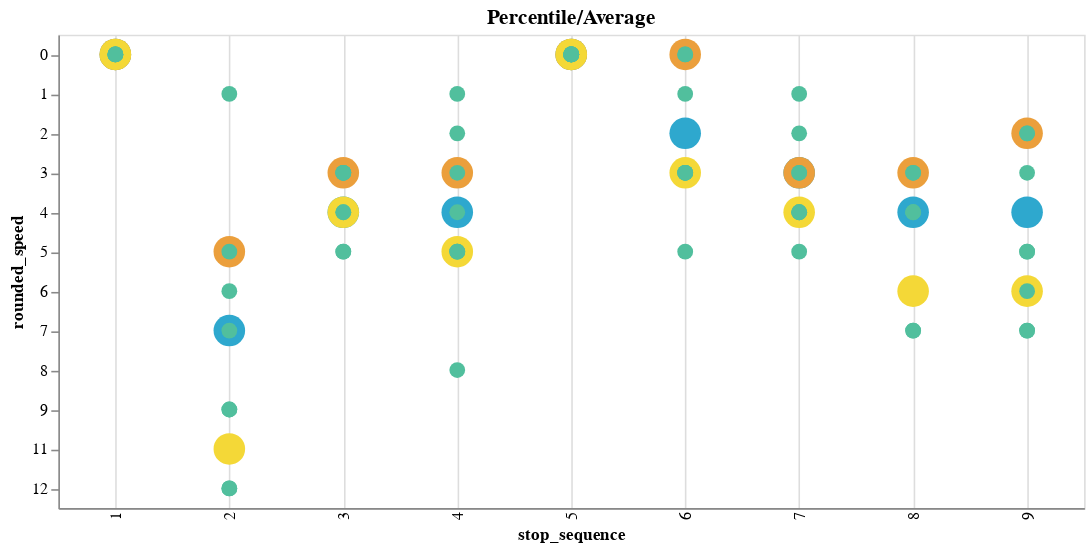

Notebook code for this chart:
### Code cell
chart1 + chart4

### Figure 1 — Vega-Lite specification as saved in the notebook (floating-point values rounded to 4 significant figures)
{"config": {"view": {"continuousWidth": 400, "continuousHeight": 300}}, "layer": [{"data": {"name": "data-eb4053f4c5ff11acdfc5792dffcd6484"}, "mark": {"type": "circle", "opacity": 1, "size": 400}, "encoding": {"color": {"field": "variable", "legend": null, "scale": {"range": ["#2EA8CE", "#EB9F3C", "#F4D837", "#51BF9D", "#8CBCCB", "#9487C0"]}, "type": "nominal"}, "tooltip": [{"field": "_gtfs_dataset_name", "type": "nominal"}, {"field": "shape_array_key", "type": "nominal"}, {"field": "trip_id", "type": "nominal"}, {"field": "stop_sequence", "type": "quantitative"}, {"field": "gtfs_dataset_key", "type": "nominal"}, {"field": "loop_or_inlining", "type": "quantitative"}, {"field": "n_trips", "type": "quantitative"}, {"field": "variable", "type": "nominal"}, {"field": "speed", "type": "quantitative"}, {"field": "rounded_speed", "type": "quantitative"}], "x": {"axis": {"grid": true, "ticks": false}, "field": "stop_sequence", "sort": "ascending", "type": "ordinal"}, "y": {"field": "rounded_speed", "type": "nominal"}}, "height": 300, "title": "Percentile/Average", "transform": [{"window": [{"op": "rank", "field": "", "as": "id"}], "groupby": ["variable"]}], "width": 650}, {"data": {"name": "data-781272622b392a2af105bf9f8b8cb566"}, "mark": {"type": "circle", "opacity": 1, "size": 100}, "encoding": {"color": {"field": "variable", "legend": null, "scale": {"range": ["#2EA8CE", "#EB9F3C", "#F4D837", "#51BF9D", "#8CBCCB", "#9487C0"]}, "type": "nominal"}, "tooltip": [{"field": "_gtfs_dataset_name", "type": "nominal"}, {"field": "shape_array_key", "type": "nominal"}, {"field": "trip_id", "type": "nominal"}, {"field": "stop_sequence", "type": "quantitative"}, {"field": "gtfs_dataset_key", "type": "nominal"}, {"field": "loop_or_inlining", "type": "quantitative"}, {"field": "n_trips", "type": "quantitative"}, {"field": "variable", "type": "nominal"}, {"field": "speed", "type": "quantitative"}, {"field": "rounded_speed", "type": "quantitative"}], "x": {"axis": {"grid": true, "ticks": false}, "field": "stop_sequence", "sort": "ascending", "type": "ordinal"}, "y": {"field": "rounded_speed", "type": "nominal"}}, "height": 300, "title": "Speed per Trip", "transform": [{"window": [{"op": "rank", "field": "", "as": "id"}], "groupby": ["variable"]}], "width": 650}], "$schema": "https://vega.github.io/schema/vega-lite/v4.17.0.json", "datasets": {"data-eb4053f4c5ff11acdfc5792dffcd6484": [{"_gtfs_dataset_name": "Anaheim Resort VehiclePositions", "shape_array_key": "29d2bbdbeaec1d6888800f85bebf6e33", "trip_id": "aa6a03fe-f119-44a5-8976-2ad77ceeb89f:4", "stop_sequence": 1, "gtfs_dataset_key": "1051e067d18a76b0a79789f051d5c22b", "loop_or_inlining": 1, "n_trips": 8, "variable": "avg_speed_mph", "speed": 0.0, "rounded_speed": 0}, {"_gtfs_dataset_name": "Anaheim Resort VehiclePositions", "shape_array_key": "29d2bbdbeaec1d6888800f85bebf6e33", "trip_id": "aa6a03fe-f119-44a5-8976-2ad77ceeb89f:4", "stop_sequence": 2, "gtfs_dataset_key": "1051e067d18a76b0a79789f051d5c22b", "loop_or_inlining": 1, "n_trips": 8, "variable": "avg_speed_mph", "speed": 7.99, "rounded_speed": 7}, {"_gtfs_dataset_name": "Anaheim Resort VehiclePositions", "shape_array_key": "29d2bbdbeaec1d6888800f85bebf6e33", "trip_id": "aa6a03fe-f119-44a5-8976-2ad77ceeb89f:8", "stop_sequence": 3, "gtfs_dataset_key": "1051e067d18a76b0a79789f051d5c22b", "loop_or_inlining": 1, "n_trips": 8, "variable": "avg_speed_mph", "speed": 4.21, "rounded_speed": 4}, {"_gtfs_dataset_name": "Anaheim Resort VehiclePositions", "shape_array_key": "29d2bbdbeaec1d6888800f85bebf6e33", "trip_id": "aa6a03fe-f119-44a5-8976-2ad77ceeb89f:3", "stop_sequence": 4, "gtfs_dataset_key": "1051e067d18a76b0a79789f051d5c22b", "loop_or_inlining": 1, "n_trips": 8, "variable": "avg_speed_mph", "speed": 4.81, "rounded_speed": 4}, {"_gtfs_dataset_name": "Anaheim Resort VehiclePositions", "shape_array_key": "29d2bbdbeaec1d6888800f85bebf6e33", "trip_id": "aa6a03fe-f119-44a5-8976-2ad77ceeb89f:5", "stop_sequence": 5, "gtfs_dataset_key": "1051e067d18a76b0a79789f051d5c22b", "loop_or_inlining": 1, "n_trips": 8, "variable": "avg_speed_mph", "speed": 0.61, "rounded_speed": 0}, {"_gtfs_dataset_name": "Anaheim Resort VehiclePositions", "shape_array_key": "29d2bbdbeaec1d6888800f85bebf6e33", "trip_id": "aa6a03fe-f119-44a5-8976-2ad77ceeb89f:1", "stop_sequence": 6, "gtfs_dataset_key": "1051e067d18a76b0a79789f051d5c22b", "loop_or_inlining": 1, "n_trips": 8, "variable": "avg_speed_mph", "speed": 2.46, "rounded_speed": 2}, {"_gtfs_dataset_name": "Anaheim Resort VehiclePositions", "shape_array_key": "29d2bbdbeaec1d6888800f85bebf6e33", "trip_id": "aa6a03fe-f119-44a5-8976-2ad77ceeb89f:4", "stop_sequence": 7, "gtfs_dataset_key": "1051e067d18a76b0a79789f051d5c22b", "loop_or_inlining": 1, "n_trips": 8, "variable": "avg_speed_mph", "speed": 3.82, "rounded_speed": 3}, {"_gtfs_dataset_name": "Anaheim Resort VehiclePositions", "shape_array_key": "29d2bbdbeaec1d6888800f85bebf6e33", "trip_id": "aa6a03fe-f119-44a5-8976-2ad77ceeb89f:5", "stop_sequence": 8, "gtfs_dataset_key": "1051e067d18a76b0a79789f051d5c22b", "loop_or_inlining": 1, "n_trips": 8, "variable": "avg_speed_mph", "speed": 4.91, "rounded_speed": 4}, {"_gtfs_dataset_name": "Anaheim Resort VehiclePositions", "shape_array_key": "29d2bbdbeaec1d6888800f85bebf6e33", "trip_id": "aa6a03fe-f119-44a5-8976-2ad77ceeb89f:5", "stop_sequence": 9, "gtfs_dataset_key": "1051e067d18a76b0a79789f051d5c22b", "loop_or_inlining": 1, "n_trips": 8, "variable": "avg_speed_mph", "speed": 4.96, "rounded_speed": 4}, {"_gtfs_dataset_name": "Anaheim Resort VehiclePositions", "shape_array_key": "29d2bbdbeaec1d6888800f85bebf6e33", "trip_id": "aa6a03fe-f119-44a5-8976-2ad77ceeb89f:4", "stop_sequence": 1, "gtfs_dataset_key": "1051e067d18a76b0a79789f051d5c22b", "loop_or_inlining": 1, "n_trips": 8, "variable": "p20_speed_mph", "speed": 0.0, "rounded_speed": 0}, {"_gtfs_dataset_name": "Anaheim Resort VehiclePositions", "shape_array_key": "29d2bbdbeaec1d6888800f85bebf6e33", "trip_id": "aa6a03fe-f119-44a5-8976-2ad77ceeb89f:4", "stop_sequence": 2, "gtfs_dataset_key": "1051e067d18a76b0a79789f051d5c22b", "loop_or_inlining": 1, "n_trips": 8, "variable": "p20_speed_mph", "speed": 5.99, "rounded_speed": 5}, {"_gtfs_dataset_name": "Anaheim Resort VehiclePositions", "shape_array_key": "29d2bbdbeaec1d6888800f85bebf6e33", "trip_id": "aa6a03fe-f119-44a5-8976-2ad77ceeb89f:8", "stop_sequence": 3, "gtfs_dataset_key": "1051e067d18a76b0a79789f051d5c22b", "loop_or_inlining": 1, "n_trips": 8, "variable": "p20_speed_mph", "speed": 3.73, "rounded_speed": 3}, {"_gtfs_dataset_name": "Anaheim Resort VehiclePositions", "shape_array_key": "29d2bbdbeaec1d6888800f85bebf6e33", "trip_id": "aa6a03fe-f119-44a5-8976-2ad77ceeb89f:3", "stop_sequence": 4, "gtfs_dataset_key": "1051e067d18a76b0a79789f051d5c22b", "loop_or_inlining": 1, "n_trips": 8, "variable": "p20_speed_mph", "speed": 3.2, "rounded_speed": 3}, {"_gtfs_dataset_name": "Anaheim Resort VehiclePositions", "shape_array_key": "29d2bbdbeaec1d6888800f85bebf6e33", "trip_id": "aa6a03fe-f119-44a5-8976-2ad77ceeb89f:5", "stop_sequence": 5, "gtfs_dataset_key": "1051e067d18a76b0a79789f051d5c22b", "loop_or_inlining": 1, "n_trips": 8, "variable": "p20_speed_mph", "speed": 0.38, "rounded_speed": 0}, {"_gtfs_dataset_name": "Anaheim Resort VehiclePositions", "shape_array_key": "29d2bbdbeaec1d6888800f85bebf6e33", "trip_id": "aa6a03fe-f119-44a5-8976-2ad77ceeb89f:1", "stop_sequence": 6, "gtfs_dataset_key": "1051e067d18a76b0a79789f051d5c22b", "loop_or_inlining": 1, "n_trips": 8, "variable": "p20_speed_mph", "speed": 0.71, "rounded_speed": 0}, {"_gtfs_dataset_name": "Anaheim Resort VehiclePositions", "shape_array_key": "29d2bbdbeaec1d6888800f85bebf6e33", "trip_id": "aa6a03fe-f119-44a5-8976-2ad77ceeb89f:4", "stop_sequence": 7, "gtfs_dataset_key": "1051e067d18a76b0a79789f051d5c22b", "loop_or_inlining": 1, "n_trips": 8, "variable": "p20_speed_mph", "speed": 3.09, "rounded_speed": 3}, {"_gtfs_dataset_name": "Anaheim Resort VehiclePositions", "shape_array_key": "29d2bbdbeaec1d6888800f85bebf6e33", "trip_id": "aa6a03fe-f119-44a5-8976-2ad77ceeb89f:5", "stop_sequence": 8, "gtfs_dataset_key": "1051e067d18a76b0a79789f051d5c22b", "loop_or_inlining": 1, "n_trips": 8, "variable": "p20_speed_mph", "speed": 3.6, "rounded_speed": 3}, {"_gtfs_dataset_name": "Anaheim Resort VehiclePositions", "shape_array_key": "29d2bbdbeaec1d6888800f85bebf6e33", "trip_id": "aa6a03fe-f119-44a5-8976-2ad77ceeb89f:5", "stop_sequence": 9, "gtfs_dataset_key": "1051e067d18a76b0a79789f051d5c22b", "loop_or_inlining": 1, "n_trips": 8, "variable": "p20_speed_mph", "speed": 2.99, "rounded_speed": 2}, {"_gtfs_dataset_name": "Anaheim Resort VehiclePositions", "shape_array_key": "29d2bbdbeaec1d6888800f85bebf6e33", "trip_id": "aa6a03fe-f119-44a5-8976-2ad77ceeb89f:4", "stop_sequence": 1, "gtfs_dataset_key": "1051e067d18a76b0a79789f051d5c22b", "loop_or_inlining": 1, "n_trips": 8, "variable": "p80_speed_mph", "speed": 0.0, "rounded_speed": 0}, {"_gtfs_dataset_name": "Anaheim Resort VehiclePositions", "shape_array_key": "29d2bbdbeaec1d6888800f85bebf6e33", "trip_id": "aa6a03fe-f119-44a5-8976-2ad77ceeb89f:4", "stop_sequence": 2, "gtfs_dataset_key": "1051e067d18a76b0a79789f051d5c22b", "loop_or_inlining": 1, "n_trips": 8, "variable": "p80_speed_mph", "speed": 11.08, "rounded_speed": 11}, {"_gtfs_dataset_name": "Anaheim Resort VehiclePositions", "shape_array_key": "29d2bbdbeaec1d6888800f85bebf6e33", "trip_id": "aa6a03fe-f119-44a5-8976-2ad77ceeb89f:8", "stop_sequence": 3, "gtfs_dataset_key": "1051e067d18a76b0a79789f051d5c22b", "loop_or_inlining": 1, "n_trips": 8, "variable": "p80_speed_mph", "speed": 4.82, "rounded_speed": 4}, {"_gtfs_dataset_name": "Anaheim Resort VehiclePositions", "shape_array_key": "29d2bbdbeaec1d6888800f85bebf6e33", "trip_id": "aa6a03fe-f119-44a5-8976-2ad77ceeb89f:3", "stop_sequence": 4, "gtfs_dataset_key": "1051e067d18a76b0a79789f051d5c22b", "loop_or_inlining": 1, "n_trips": 8, "variable": "p80_speed_mph", "speed": 5.68, "rounded_speed": 5}, {"_gtfs_dataset_name": "Anaheim Resort VehiclePositions", "shape_array_key": "29d2bbdbeaec1d6888800f85bebf6e33", "trip_id": "aa6a03fe-f119-44a5-8976-2ad77ceeb89f:5", "stop_sequence": 5, "gtfs_dataset_key": "1051e067d18a76b0a79789f051d5c22b", "loop_or_inlining": 1, "n_trips": 8, "variable": "p80_speed_mph", "speed": 0.91, "rounded_speed": 0}, {"_gtfs_dataset_name": "Anaheim Resort VehiclePositions", "shape_array_key": "29d2bbdbeaec1d6888800f85bebf6e33", "trip_id": "aa6a03fe-f119-44a5-8976-2ad77ceeb89f:1", "stop_sequence": 6, "gtfs_dataset_key": "1051e067d18a76b0a79789f051d5c22b", "loop_or_inlining": 1, "n_trips": 8, "variable": "p80_speed_mph", "speed": 3.36, "rounded_speed": 3}, {"_gtfs_dataset_name": "Anaheim Resort VehiclePositions", "shape_array_key": "29d2bbdbeaec1d6888800f85bebf6e33", "trip_id": "aa6a03fe-f119-44a5-8976-2ad77ceeb89f:4", "stop_sequence": 7, "gtfs_dataset_key": "1051e067d18a76b0a79789f051d5c22b", "loop_or_inlining": 1, "n_trips": 8, "variable": "p80_speed_mph", "speed": 4.39, "rounded_speed": 4}, {"_gtfs_dataset_name": "Anaheim Resort VehiclePositions", "shape_array_key": "29d2bbdbeaec1d6888800f85bebf6e33", "trip_id": "aa6a03fe-f119-44a5-8976-2ad77ceeb89f:5", "stop_sequence": 8, "gtfs_dataset_key": "1051e067d18a76b0a79789f051d5c22b", "loop_or_inlining": 1, "n_trips": 8, "variable": "p80_speed_mph", "speed": 6.2, "rounded_speed": 6}, {"_gtfs_dataset_name": "Anaheim Resort VehiclePositions", "shape_array_key": "29d2bbdbeaec1d6888800f85bebf6e33", "trip_id": "aa6a03fe-f119-44a5-8976-2ad77ceeb89f:5", "stop_sequence": 9, "gtfs_dataset_key": "1051e067d18a76b0a79789f051d5c22b", "loop_or_inlining": 1, "n_trips": 8, "variable": "p80_speed_mph", "speed": 6.79, "rounded_speed": 6}], "data-781272622b392a2af105bf9f8b8cb566": [{"_gtfs_dataset_name": "Anaheim Resort VehiclePositions", "shape_array_key": "29d2bbdbeaec1d6888800f85bebf6e33", "trip_id": "aa6a03fe-f119-44a5-8976-2ad77ceeb89f:4", "stop_sequence": 1, "gtfs_dataset_key": "1051e067d18a76b0a79789f051d5c22b", "loop_or_inlining": 1, "n_trips": 8, "variable": "speed_mph", "speed": 0.0, "rounded_speed": 0}, {"_gtfs_dataset_name": "Anaheim Resort VehiclePositions", "shape_array_key": "29d2bbdbeaec1d6888800f85bebf6e33", "trip_id": "aa6a03fe-f119-44a5-8976-2ad77ceeb89f:1", "stop_sequence": 1, "gtfs_dataset_key": "1051e067d18a76b0a79789f051d5c22b", "loop_or_inlining": 1, "n_trips": 8, "variable": "speed_mph", "speed": 0.0008325, "rounded_speed": 0}, {"_gtfs_dataset_name": "Anaheim Resort VehiclePositions", "shape_array_key": "29d2bbdbeaec1d6888800f85bebf6e33", "trip_id": "aa6a03fe-f119-44a5-8976-2ad77ceeb89f:3", "stop_sequence": 1, "gtfs_dataset_key": "1051e067d18a76b0a79789f051d5c22b", "loop_or_inlining": 1, "n_trips": 8, "variable": "speed_mph", "speed": 0.02417, "rounded_speed": 0}, {"_gtfs_dataset_name": "Anaheim Resort VehiclePositions", "shape_array_key": "29d2bbdbeaec1d6888800f85bebf6e33", "trip_id": "aa6a03fe-f119-44a5-8976-2ad77ceeb89f:7", "stop_sequence": 1, "gtfs_dataset_key": "1051e067d18a76b0a79789f051d5c22b", "loop_or_inlining": 1, "n_trips": 8, "variable": "speed_mph", "speed": 0.004286, "rounded_speed": 0}, {"_gtfs_dataset_name": "Anaheim Resort VehiclePositions", "shape_array_key": "29d2bbdbeaec1d6888800f85bebf6e33", "trip_id": "aa6a03fe-f119-44a5-8976-2ad77ceeb89f:4", "stop_sequence": 2, "gtfs_dataset_key": "1051e067d18a76b0a79789f051d5c22b", "loop_or_inlining": 1, "n_trips": 8, "variable": "speed_mph", "speed": 9.053, "rounded_speed": 9}, {"_gtfs_dataset_name": "Anaheim Resort VehiclePositions", "shape_array_key": "29d2bbdbeaec1d6888800f85bebf6e33", "trip_id": "aa6a03fe-f119-44a5-8976-2ad77ceeb89f:8", "stop_sequence": 2, "gtfs_dataset_key": "1051e067d18a76b0a79789f051d5c22b", "loop_or_inlining": 1, "n_trips": 8, "variable": "speed_mph", "speed": 9.572, "rounded_speed": 9}, {"_gtfs_dataset_name": "Anaheim Resort VehiclePositions", "shape_array_key": "29d2bbdbeaec1d6888800f85bebf6e33", "trip_id": "aa6a03fe-f119-44a5-8976-2ad77ceeb89f:2", "stop_sequence": 2, "gtfs_dataset_key": "1051e067d18a76b0a79789f051d5c22b", "loop_or_inlining": 1, "n_trips": 8, "variable": "speed_mph", "speed": 12.08, "rounded_speed": 12}, {"_gtfs_dataset_name": "Anaheim Resort VehiclePositions", "shape_array_key": "29d2bbdbeaec1d6888800f85bebf6e33", "trip_id": "aa6a03fe-f119-44a5-8976-2ad77ceeb89f:7", "stop_sequence": 2, "gtfs_dataset_key": "1051e067d18a76b0a79789f051d5c22b", "loop_or_inlining": 1, "n_trips": 8, "variable": "speed_mph", "speed": 7.317, "rounded_speed": 7}, {"_gtfs_dataset_name": "Anaheim Resort VehiclePositions", "shape_array_key": "29d2bbdbeaec1d6888800f85bebf6e33", "trip_id": "aa6a03fe-f119-44a5-8976-2ad77ceeb89f:5", "stop_sequence": 2, "gtfs_dataset_key": "1051e067d18a76b0a79789f051d5c22b", "loop_or_inlining": 1, "n_trips": 8, "variable": "speed_mph", "speed": 12.23, "rounded_speed": 12}, {"_gtfs_dataset_name": "Anaheim Resort VehiclePositions", "shape_array_key": "29d2bbdbeaec1d6888800f85bebf6e33", "trip_id": "aa6a03fe-f119-44a5-8976-2ad77ceeb89f:1", "stop_sequence": 2, "gtfs_dataset_key": "1051e067d18a76b0a79789f051d5c22b", "loop_or_inlining": 1, "n_trips": 8, "variable": "speed_mph", "speed": 1.475, "rounded_speed": 1}, {"_gtfs_dataset_name": "Anaheim Resort VehiclePositions", "shape_array_key": "29d2bbdbeaec1d6888800f85bebf6e33", "trip_id": "aa6a03fe-f119-44a5-8976-2ad77ceeb89f:3", "stop_sequence": 2, "gtfs_dataset_key": "1051e067d18a76b0a79789f051d5c22b", "loop_or_inlining": 1, "n_trips": 8, "variable": "speed_mph", "speed": 6.665, "rounded_speed": 6}, {"_gtfs_dataset_name": "Anaheim Resort VehiclePositions", "shape_array_key": "29d2bbdbeaec1d6888800f85bebf6e33", "trip_id": "aa6a03fe-f119-44a5-8976-2ad77ceeb89f:6", "stop_sequence": 2, "gtfs_dataset_key": "1051e067d18a76b0a79789f051d5c22b", "loop_or_inlining": 1, "n_trips": 8, "variable": "speed_mph", "speed": 5.539, "rounded_speed": 5}, {"_gtfs_dataset_name": "Anaheim Resort VehiclePositions", "shape_array_key": "29d2bbdbeaec1d6888800f85bebf6e33", "trip_id": "aa6a03fe-f119-44a5-8976-2ad77ceeb89f:8", "stop_sequence": 3, "gtfs_dataset_key": "1051e067d18a76b0a79789f051d5c22b", "loop_or_inlining": 1, "n_trips": 8, "variable": "speed_mph", "speed": 4.204, "rounded_speed": 4}, {"_gtfs_dataset_name": "Anaheim Resort VehiclePositions", "shape_array_key": "29d2bbdbeaec1d6888800f85bebf6e33", "trip_id": "aa6a03fe-f119-44a5-8976-2ad77ceeb89f:6", "stop_sequence": 3, "gtfs_dataset_key": "1051e067d18a76b0a79789f051d5c22b", "loop_or_inlining": 1, "n_trips": 8, "variable": "speed_mph", "speed": 5.456, "rounded_speed": 5}, {"_gtfs_dataset_name": "Anaheim Resort VehiclePositions", "shape_array_key": "29d2bbdbeaec1d6888800f85bebf6e33", "trip_id": "aa6a03fe-f119-44a5-8976-2ad77ceeb89f:3", "stop_sequence": 3, "gtfs_dataset_key": "1051e067d18a76b0a79789f051d5c22b", "loop_or_inlining": 1, "n_trips": 8, "variable": "speed_mph", "speed": 5.234, "rounded_speed": 5}, {"_gtfs_dataset_name": "Anaheim Resort VehiclePositions", "shape_array_key": "29d2bbdbeaec1d6888800f85bebf6e33", "trip_id": "aa6a03fe-f119-44a5-8976-2ad77ceeb89f:7", "stop_sequence": 3, "gtfs_dataset_key": "1051e067d18a76b0a79789f051d5c22b", "loop_or_inlining": 1, "n_trips": 8, "variable": "speed_mph", "speed": 3.744, "rounded_speed": 3}, {"_gtfs_dataset_name": "Anaheim Resort VehiclePositions", "shape_array_key": "29d2bbdbeaec1d6888800f85bebf6e33", "trip_id": "aa6a03fe-f119-44a5-8976-2ad77ceeb89f:1", "stop_sequence": 3, "gtfs_dataset_key": "1051e067d18a76b0a79789f051d5c22b", "loop_or_inlining": 1, "n_trips": 8, "variable": "speed_mph", "speed": 3.771, "rounded_speed": 3}, {"_gtfs_dataset_name": "Anaheim Resort VehiclePositions", "shape_array_key": "29d2bbdbeaec1d6888800f85bebf6e33", "trip_id": "aa6a03fe-f119-44a5-8976-2ad77ceeb89f:5", "stop_sequence": 3, "gtfs_dataset_key": "1051e067d18a76b0a79789f051d5c22b", "loop_or_inlining": 1, "n_trips": 8, "variable": "speed_mph", "speed": 3.717, "rounded_speed": 3}, {"_gtfs_dataset_name": "Anaheim Resort VehiclePositions", "shape_array_key": "29d2bbdbeaec1d6888800f85bebf6e33", "trip_id": "aa6a03fe-f119-44a5-8976-2ad77ceeb89f:4", "stop_sequence": 3, "gtfs_dataset_key": "1051e067d18a76b0a79789f051d5c22b", "loop_or_inlining": 1, "n_trips": 8, "variable": "speed_mph", "speed": 4.031, "rounded_speed": 4}, {"_gtfs_dataset_name": "Anaheim Resort VehiclePositions", "shape_array_key": "29d2bbdbeaec1d6888800f85bebf6e33", "trip_id": "aa6a03fe-f119-44a5-8976-2ad77ceeb89f:2", "stop_sequence": 3, "gtfs_dataset_key": "1051e067d18a76b0a79789f051d5c22b", "loop_or_inlining": 1, "n_trips": 8, "variable": "speed_mph", "speed": 3.537, "rounded_speed": 3}, {"_gtfs_dataset_name": "Anaheim Resort VehiclePositions", "shape_array_key": "29d2bbdbeaec1d6888800f85bebf6e33", "trip_id": "aa6a03fe-f119-44a5-8976-2ad77ceeb89f:3", "stop_sequence": 4, "gtfs_dataset_key": "1051e067d18a76b0a79789f051d5c22b", "loop_or_inlining": 1, "n_trips": 8, "variable": "speed_mph", "speed": 5.502, "rounded_speed": 5}, {"_gtfs_dataset_name": "Anaheim Resort VehiclePositions", "shape_array_key": "29d2bbdbeaec1d6888800f85bebf6e33", "trip_id": "aa6a03fe-f119-44a5-8976-2ad77ceeb89f:2", "stop_sequence": 4, "gtfs_dataset_key": "1051e067d18a76b0a79789f051d5c22b", "loop_or_inlining": 1, "n_trips": 8, "variable": "speed_mph", "speed": 4.743, "rounded_speed": 4}, {"_gtfs_dataset_name": "Anaheim Resort VehiclePositions", "shape_array_key": "29d2bbdbeaec1d6888800f85bebf6e33", "trip_id": "aa6a03fe-f119-44a5-8976-2ad77ceeb89f:5", "stop_sequence": 4, "gtfs_dataset_key": "1051e067d18a76b0a79789f051d5c22b", "loop_or_inlining": 1, "n_trips": 8, "variable": "speed_mph", "speed": 2.685, "rounded_speed": 2}, {"_gtfs_dataset_name": "Anaheim Resort VehiclePositions", "shape_array_key": "29d2bbdbeaec1d6888800f85bebf6e33", "trip_id": "aa6a03fe-f119-44a5-8976-2ad77ceeb89f:4", "stop_sequence": 4, "gtfs_dataset_key": "1051e067d18a76b0a79789f051d5c22b", "loop_or_inlining": 1, "n_trips": 8, "variable": "speed_mph", "speed": 1.904, "rounded_speed": 1}, {"_gtfs_dataset_name": "Anaheim Resort VehiclePositions", "shape_array_key": "29d2bbdbeaec1d6888800f85bebf6e33", "trip_id": "aa6a03fe-f119-44a5-8976-2ad77ceeb89f:1", "stop_sequence": 4, "gtfs_dataset_key": "1051e067d18a76b0a79789f051d5c22b", "loop_or_inlining": 1, "n_trips": 8, "variable": "speed_mph", "speed": 8.875, "rounded_speed": 8}, {"_gtfs_dataset_name": "Anaheim Resort VehiclePositions", "shape_array_key": "29d2bbdbeaec1d6888800f85bebf6e33", "trip_id": "aa6a03fe-f119-44a5-8976-2ad77ceeb89f:6", "stop_sequence": 4, "gtfs_dataset_key": "1051e067d18a76b0a79789f051d5c22b", "loop_or_inlining": 1, "n_trips": 8, "variable": "speed_mph", "speed": 3.97, "rounded_speed": 3}, {"_gtfs_dataset_name": "Anaheim Resort VehiclePositions", "shape_array_key": "29d2bbdbeaec1d6888800f85bebf6e33", "trip_id": "aa6a03fe-f119-44a5-8976-2ad77ceeb89f:7", "stop_sequence": 4, "gtfs_dataset_key": "1051e067d18a76b0a79789f051d5c22b", "loop_or_inlining": 1, "n_trips": 8, "variable": "speed_mph", "speed": 5.037, "rounded_speed": 5}, {"_gtfs_dataset_name": "Anaheim Resort VehiclePositions", "shape_array_key": "29d2bbdbeaec1d6888800f85bebf6e33", "trip_id": "aa6a03fe-f119-44a5-8976-2ad77ceeb89f:8", "stop_sequence": 4, "gtfs_dataset_key": "1051e067d18a76b0a79789f051d5c22b", "loop_or_inlining": 1, "n_trips": 8, "variable": "speed_mph", "speed": 5.792, "rounded_speed": 5}, {"_gtfs_dataset_name": "Anaheim Resort VehiclePositions", "shape_array_key": "29d2bbdbeaec1d6888800f85bebf6e33", "trip_id": "aa6a03fe-f119-44a5-8976-2ad77ceeb89f:5", "stop_sequence": 5, "gtfs_dataset_key": "1051e067d18a76b0a79789f051d5c22b", "loop_or_inlining": 1, "n_trips": 8, "variable": "speed_mph", "speed": 0.4003, "rounded_speed": 0}, {"_gtfs_dataset_name": "Anaheim Resort VehiclePositions", "shape_array_key": "29d2bbdbeaec1d6888800f85bebf6e33", "trip_id": "aa6a03fe-f119-44a5-8976-2ad77ceeb89f:1", "stop_sequence": 5, "gtfs_dataset_key": "1051e067d18a76b0a79789f051d5c22b", "loop_or_inlining": 1, "n_trips": 8, "variable": "speed_mph", "speed": 0.3649, "rounded_speed": 0}, {"_gtfs_dataset_name": "Anaheim Resort VehiclePositions", "shape_array_key": "29d2bbdbeaec1d6888800f85bebf6e33", "trip_id": "aa6a03fe-f119-44a5-8976-2ad77ceeb89f:6", "stop_sequence": 5, "gtfs_dataset_key": "1051e067d18a76b0a79789f051d5c22b", "loop_or_inlining": 1, "n_trips": 8, "variable": "speed_mph", "speed": 0.9531, "rounded_speed": 0}, {"_gtfs_dataset_name": "Anaheim Resort VehiclePositions", "shape_array_key": "29d2bbdbeaec1d6888800f85bebf6e33", "trip_id": "aa6a03fe-f119-44a5-8976-2ad77ceeb89f:2", "stop_sequence": 5, "gtfs_dataset_key": "1051e067d18a76b0a79789f051d5c22b", "loop_or_inlining": 1, "n_trips": 8, "variable": "speed_mph", "speed": 0.9439, "rounded_speed": 0}, {"_gtfs_dataset_name": "Anaheim Resort VehiclePositions", "shape_array_key": "29d2bbdbeaec1d6888800f85bebf6e33", "trip_id": "aa6a03fe-f119-44a5-8976-2ad77ceeb89f:4", "stop_sequence": 5, "gtfs_dataset_key": "1051e067d18a76b0a79789f051d5c22b", "loop_or_inlining": 1, "n_trips": 8, "variable": "speed_mph", "speed": 0.7387, "rounded_speed": 0}, {"_gtfs_dataset_name": "Anaheim Resort VehiclePositions", "shape_array_key": "29d2bbdbeaec1d6888800f85bebf6e33", "trip_id": "aa6a03fe-f119-44a5-8976-2ad77ceeb89f:7", "stop_sequence": 5, "gtfs_dataset_key": "1051e067d18a76b0a79789f051d5c22b", "loop_or_inlining": 1, "n_trips": 8, "variable": "speed_mph", "speed": 0.8584, "rounded_speed": 0}, {"_gtfs_dataset_name": "Anaheim Resort VehiclePositions", "shape_array_key": "29d2bbdbeaec1d6888800f85bebf6e33", "trip_id": "aa6a03fe-f119-44a5-8976-2ad77ceeb89f:8", "stop_sequence": 5, "gtfs_dataset_key": "1051e067d18a76b0a79789f051d5c22b", "loop_or_inlining": 1, "n_trips": 8, "variable": "speed_mph", "speed": 0.03051, "rounded_speed": 0}, {"_gtfs_dataset_name": "Anaheim Resort VehiclePositions", "shape_array_key": "29d2bbdbeaec1d6888800f85bebf6e33", "trip_id": "aa6a03fe-f119-44a5-8976-2ad77ceeb89f:3", "stop_sequence": 5, "gtfs_dataset_key": "1051e067d18a76b0a79789f051d5c22b", "loop_or_inlining": 1, "n_trips": 8, "variable": "speed_mph", "speed": 0.6211, "rounded_speed": 0}, {"_gtfs_dataset_name": "Anaheim Resort VehiclePositions", "shape_array_key": "29d2bbdbeaec1d6888800f85bebf6e33", "trip_id": "aa6a03fe-f119-44a5-8976-2ad77ceeb89f:1", "stop_sequence": 6, "gtfs_dataset_key": "1051e067d18a76b0a79789f051d5c22b", "loop_or_inlining": 1, "n_trips": 8, "variable": "speed_mph", "speed": 3.178, "rounded_speed": 3}, {"_gtfs_dataset_name": "Anaheim Resort VehiclePositions", "shape_array_key": "29d2bbdbeaec1d6888800f85bebf6e33", "trip_id": "aa6a03fe-f119-44a5-8976-2ad77ceeb89f:7", "stop_sequence": 6, "gtfs_dataset_key": "1051e067d18a76b0a79789f051d5c22b", "loop_or_inlining": 1, "n_trips": 8, "variable": "speed_mph", "speed": 3.115, "rounded_speed": 3}, {"_gtfs_dataset_name": "Anaheim Resort VehiclePositions", "shape_array_key": "29d2bbdbeaec1d6888800f85bebf6e33", "trip_id": "aa6a03fe-f119-44a5-8976-2ad77ceeb89f:5", "stop_sequence": 6, "gtfs_dataset_key": "1051e067d18a76b0a79789f051d5c22b", "loop_or_inlining": 1, "n_trips": 8, "variable": "speed_mph", "speed": 3.071, "rounded_speed": 3}, {"_gtfs_dataset_name": "Anaheim Resort VehiclePositions", "shape_array_key": "29d2bbdbeaec1d6888800f85bebf6e33", "trip_id": "aa6a03fe-f119-44a5-8976-2ad77ceeb89f:8", "stop_sequence": 6, "gtfs_dataset_key": "1051e067d18a76b0a79789f051d5c22b", "loop_or_inlining": 1, "n_trips": 8, "variable": "speed_mph", "speed": 1.605, "rounded_speed": 1}, {"_gtfs_dataset_name": "Anaheim Resort VehiclePositions", "shape_array_key": "29d2bbdbeaec1d6888800f85bebf6e33", "trip_id": "aa6a03fe-f119-44a5-8976-2ad77ceeb89f:4", "stop_sequence": 6, "gtfs_dataset_key": "1051e067d18a76b0a79789f051d5c22b", "loop_or_inlining": 1, "n_trips": 8, "variable": "speed_mph", "speed": 0.0, "rounded_speed": 0}, {"_gtfs_dataset_name": "Anaheim Resort VehiclePositions", "shape_array_key": "29d2bbdbeaec1d6888800f85bebf6e33", "trip_id": "aa6a03fe-f119-44a5-8976-2ad77ceeb89f:6", "stop_sequence": 6, "gtfs_dataset_key": "1051e067d18a76b0a79789f051d5c22b", "loop_or_inlining": 1, "n_trips": 8, "variable": "speed_mph", "speed": 3.476, "rounded_speed": 3}, {"_gtfs_dataset_name": "Anaheim Resort VehiclePositions", "shape_array_key": "29d2bbdbeaec1d6888800f85bebf6e33", "trip_id": "aa6a03fe-f119-44a5-8976-2ad77ceeb89f:3", "stop_sequence": 6, "gtfs_dataset_key": "1051e067d18a76b0a79789f051d5c22b", "loop_or_inlining": 1, "n_trips": 8, "variable": "speed_mph", "speed": 5.165, "rounded_speed": 5}, {"_gtfs_dataset_name": "Anaheim Resort VehiclePositions", "shape_array_key": "29d2bbdbeaec1d6888800f85bebf6e33", "trip_id": "aa6a03fe-f119-44a5-8976-2ad77ceeb89f:2", "stop_sequence": 6, "gtfs_dataset_key": "1051e067d18a76b0a79789f051d5c22b", "loop_or_inlining": 1, "n_trips": 8, "variable": "speed_mph", "speed": 0.1064, "rounded_speed": 0}, {"_gtfs_dataset_name": "Anaheim Resort VehiclePositions", "shape_array_key": "29d2bbdbeaec1d6888800f85bebf6e33", "trip_id": "aa6a03fe-f119-44a5-8976-2ad77ceeb89f:4", "stop_sequence": 7, "gtfs_dataset_key": "1051e067d18a76b0a79789f051d5c22b", "loop_or_inlining": 1, "n_trips": 8, "variable": "speed_mph", "speed": 3.727, "rounded_speed": 3}, {"_gtfs_dataset_name": "Anaheim Resort VehiclePositions", "shape_array_key": "29d2bbdbeaec1d6888800f85bebf6e33", "trip_id": "aa6a03fe-f119-44a5-8976-2ad77ceeb89f:2", "stop_sequence": 7, "gtfs_dataset_key": "1051e067d18a76b0a79789f051d5c22b", "loop_or_inlining": 1, "n_trips": 8, "variable": "speed_mph", "speed": 4.198, "rounded_speed": 4}, {"_gtfs_dataset_name": "Anaheim Resort VehiclePositions", "shape_array_key": "29d2bbdbeaec1d6888800f85bebf6e33", "trip_id": "aa6a03fe-f119-44a5-8976-2ad77ceeb89f:7", "stop_sequence": 7, "gtfs_dataset_key": "1051e067d18a76b0a79789f051d5c22b", "loop_or_inlining": 1, "n_trips": 8, "variable": "speed_mph", "speed": 4.399, "rounded_speed": 4}, {"_gtfs_dataset_name": "Anaheim Resort VehiclePositions", "shape_array_key": "29d2bbdbeaec1d6888800f85bebf6e33", "trip_id": "aa6a03fe-f119-44a5-8976-2ad77ceeb89f:5", "stop_sequence": 7, "gtfs_dataset_key": "1051e067d18a76b0a79789f051d5c22b", "loop_or_inlining": 1, "n_trips": 8, "variable": "speed_mph", "speed": 1.597, "rounded_speed": 1}, {"_gtfs_dataset_name": "Anaheim Resort VehiclePositions", "shape_array_key": "29d2bbdbeaec1d6888800f85bebf6e33", "trip_id": "aa6a03fe-f119-44a5-8976-2ad77ceeb89f:8", "stop_sequence": 7, "gtfs_dataset_key": "1051e067d18a76b0a79789f051d5c22b", "loop_or_inlining": 1, "n_trips": 8, "variable": "speed_mph", "speed": 4.383, "rounded_speed": 4}, {"_gtfs_dataset_name": "Anaheim Resort VehiclePositions", "shape_array_key": "29d2bbdbeaec1d6888800f85bebf6e33", "trip_id": "aa6a03fe-f119-44a5-8976-2ad77ceeb89f:1", "stop_sequence": 7, "gtfs_dataset_key": "1051e067d18a76b0a79789f051d5c22b", "loop_or_inlining": 1, "n_trips": 8, "variable": "speed_mph", "speed": 5.729, "rounded_speed": 5}, {"_gtfs_dataset_name": "Anaheim Resort VehiclePositions", "shape_array_key": "29d2bbdbeaec1d6888800f85bebf6e33", "trip_id": "aa6a03fe-f119-44a5-8976-2ad77ceeb89f:6", "stop_sequence": 7, "gtfs_dataset_key": "1051e067d18a76b0a79789f051d5c22b", "loop_or_inlining": 1, "n_trips": 8, "variable": "speed_mph", "speed": 3.851, "rounded_speed": 3}, {"_gtfs_dataset_name": "Anaheim Resort VehiclePositions", "shape_array_key": "29d2bbdbeaec1d6888800f85bebf6e33", "trip_id": "aa6a03fe-f119-44a5-8976-2ad77ceeb89f:3", "stop_sequence": 7, "gtfs_dataset_key": "1051e067d18a76b0a79789f051d5c22b", "loop_or_inlining": 1, "n_trips": 8, "variable": "speed_mph", "speed": 2.666, "rounded_speed": 2}, {"_gtfs_dataset_name": "Anaheim Resort VehiclePositions", "shape_array_key": "29d2bbdbeaec1d6888800f85bebf6e33", "trip_id": "aa6a03fe-f119-44a5-8976-2ad77ceeb89f:5", "stop_sequence": 8, "gtfs_dataset_key": "1051e067d18a76b0a79789f051d5c22b", "loop_or_inlining": 1, "n_trips": 8, "variable": "speed_mph", "speed": 3.353, "rounded_speed": 3}, {"_gtfs_dataset_name": "Anaheim Resort VehiclePositions", "shape_array_key": "29d2bbdbeaec1d6888800f85bebf6e33", "trip_id": "aa6a03fe-f119-44a5-8976-2ad77ceeb89f:7", "stop_sequence": 8, "gtfs_dataset_key": "1051e067d18a76b0a79789f051d5c22b", "loop_or_inlining": 1, "n_trips": 8, "variable": "speed_mph", "speed": 4.715, "rounded_speed": 4}, {"_gtfs_dataset_name": "Anaheim Resort VehiclePositions", "shape_array_key": "29d2bbdbeaec1d6888800f85bebf6e33", "trip_id": "aa6a03fe-f119-44a5-8976-2ad77ceeb89f:4", "stop_sequence": 8, "gtfs_dataset_key": "1051e067d18a76b0a79789f051d5c22b", "loop_or_inlining": 1, "n_trips": 8, "variable": "speed_mph", "speed": 7.497, "rounded_speed": 7}, {"_gtfs_dataset_name": "Anaheim Resort VehiclePositions", "shape_array_key": "29d2bbdbeaec1d6888800f85bebf6e33", "trip_id": "aa6a03fe-f119-44a5-8976-2ad77ceeb89f:1", "stop_sequence": 8, "gtfs_dataset_key": "1051e067d18a76b0a79789f051d5c22b", "loop_or_inlining": 1, "n_trips": 8, "variable": "speed_mph", "speed": 7.197, "rounded_speed": 7}, {"_gtfs_dataset_name": "Anaheim Resort VehiclePositions", "shape_array_key": "29d2bbdbeaec1d6888800f85bebf6e33", "trip_id": "aa6a03fe-f119-44a5-8976-2ad77ceeb89f:6", "stop_sequence": 8, "gtfs_dataset_key": "1051e067d18a76b0a79789f051d5c22b", "loop_or_inlining": 1, "n_trips": 8, "variable": "speed_mph", "speed": 4.589, "rounded_speed": 4}, {"_gtfs_dataset_name": "Anaheim Resort VehiclePositions", "shape_array_key": "29d2bbdbeaec1d6888800f85bebf6e33", "trip_id": "aa6a03fe-f119-44a5-8976-2ad77ceeb89f:2", "stop_sequence": 8, "gtfs_dataset_key": "1051e067d18a76b0a79789f051d5c22b", "loop_or_inlining": 1, "n_trips": 8, "variable": "speed_mph", "speed": 3.971, "rounded_speed": 3}, {"_gtfs_dataset_name": "Anaheim Resort VehiclePositions", "shape_array_key": "29d2bbdbeaec1d6888800f85bebf6e33", "trip_id": "aa6a03fe-f119-44a5-8976-2ad77ceeb89f:3", "stop_sequence": 8, "gtfs_dataset_key": "1051e067d18a76b0a79789f051d5c22b", "loop_or_inlining": 1, "n_trips": 8, "variable": "speed_mph", "speed": 4.619, "rounded_speed": 4}, {"_gtfs_dataset_name": "Anaheim Resort VehiclePositions", "shape_array_key": "29d2bbdbeaec1d6888800f85bebf6e33", "trip_id": "aa6a03fe-f119-44a5-8976-2ad77ceeb89f:5", "stop_sequence": 9, "gtfs_dataset_key": "1051e067d18a76b0a79789f051d5c22b", "loop_or_inlining": 1, "n_trips": 8, "variable": "speed_mph", "speed": 2.493, "rounded_speed": 2}, {"_gtfs_dataset_name": "Anaheim Resort VehiclePositions", "shape_array_key": "29d2bbdbeaec1d6888800f85bebf6e33", "trip_id": "aa6a03fe-f119-44a5-8976-2ad77ceeb89f:2", "stop_sequence": 9, "gtfs_dataset_key": "1051e067d18a76b0a79789f051d5c22b", "loop_or_inlining": 1, "n_trips": 8, "variable": "speed_mph", "speed": 2.826, "rounded_speed": 2}, {"_gtfs_dataset_name": "Anaheim Resort VehiclePositions", "shape_array_key": "29d2bbdbeaec1d6888800f85bebf6e33", "trip_id": "aa6a03fe-f119-44a5-8976-2ad77ceeb89f:3", "stop_sequence": 9, "gtfs_dataset_key": "1051e067d18a76b0a79789f051d5c22b", "loop_or_inlining": 1, "n_trips": 8, "variable": "speed_mph", "speed": 5.097, "rounded_speed": 5}, {"_gtfs_dataset_name": "Anaheim Resort VehiclePositions", "shape_array_key": "29d2bbdbeaec1d6888800f85bebf6e33", "trip_id": "aa6a03fe-f119-44a5-8976-2ad77ceeb89f:7", "stop_sequence": 9, "gtfs_dataset_key": "1051e067d18a76b0a79789f051d5c22b", "loop_or_inlining": 1, "n_trips": 8, "variable": "speed_mph", "speed": 6.445, "rounded_speed": 6}, {"_gtfs_dataset_name": "Anaheim Resort VehiclePositions", "shape_array_key": "29d2bbdbeaec1d6888800f85bebf6e33", "trip_id": "aa6a03fe-f119-44a5-8976-2ad77ceeb89f:8", "stop_sequence": 9, "gtfs_dataset_key": "1051e067d18a76b0a79789f051d5c22b", "loop_or_inlining": 1, "n_trips": 8, "variable": "speed_mph", "speed": 7.155, "rounded_speed": 7}, {"_gtfs_dataset_name": "Anaheim Resort VehiclePositions", "shape_array_key": "29d2bbdbeaec1d6888800f85bebf6e33", "trip_id": "aa6a03fe-f119-44a5-8976-2ad77ceeb89f:1", "stop_sequence": 9, "gtfs_dataset_key": "1051e067d18a76b0a79789f051d5c22b", "loop_or_inlining": 1, "n_trips": 8, "variable": "speed_mph", "speed": 7.026, "rounded_speed": 7}, {"_gtfs_dataset_name": "Anaheim Resort VehiclePositions", "shape_array_key": "29d2bbdbeaec1d6888800f85bebf6e33", "trip_id": "aa6a03fe-f119-44a5-8976-2ad77ceeb89f:6", "stop_sequence": 9, "gtfs_dataset_key": "1051e067d18a76b0a79789f051d5c22b", "loop_or_inlining": 1, "n_trips": 8, "variable": "speed_mph", "speed": 5.383, "rounded_speed": 5}, {"_gtfs_dataset_name": "Anaheim Resort VehiclePositions", "shape_array_key": "29d2bbdbeaec1d6888800f85bebf6e33", "trip_id": "aa6a03fe-f119-44a5-8976-2ad77ceeb89f:4", "stop_sequence": 9, "gtfs_dataset_key": "1051e067d18a76b0a79789f051d5c22b", "loop_or_inlining": 1, "n_trips": 8, "variable": "speed_mph", "speed": 3.238, "rounded_speed": 3}]}}
